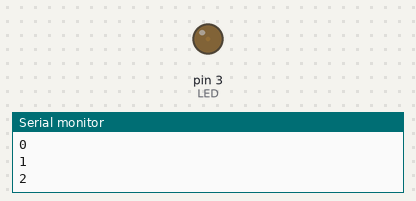
A sketch run on a simulated Arduino Uno, built with avr-gcc and run on an emulated ATmega328P. On the bench: output pins drawn as LEDs (lit = HIGH), the last lines printed to the serial monitor.

Above: at 0.05 s.
At 2.55 s:
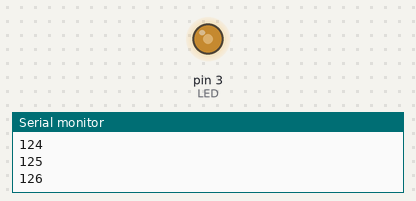
At 5.05 s:
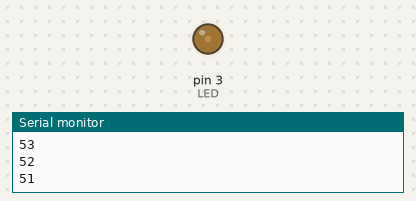
Timing chart, 0 to 7.9 s (numbered marks = the images above):
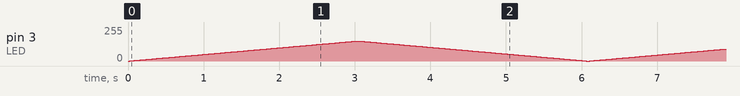

The sketch:

dimm_LED.ino
```cpp
int LED = 3;
void setup() {
  // put your setup code here, to run once:
  pinMode(LED, OUTPUT);
  analogWrite(LED, 0);
  Serial.begin(9600);
}

void loop() {
  // put your main code here, to run repeatedly:
  for (int j = 0; j <= 150; j = j + 1) {
    analogWrite(LED, j);
     Serial.println(j);
    delay(20);
  }
  for (int j=150;j>=0; j= j-1){
    analogWrite(LED, j);
    Serial.println(j);
    delay(20);
  }
}
```
